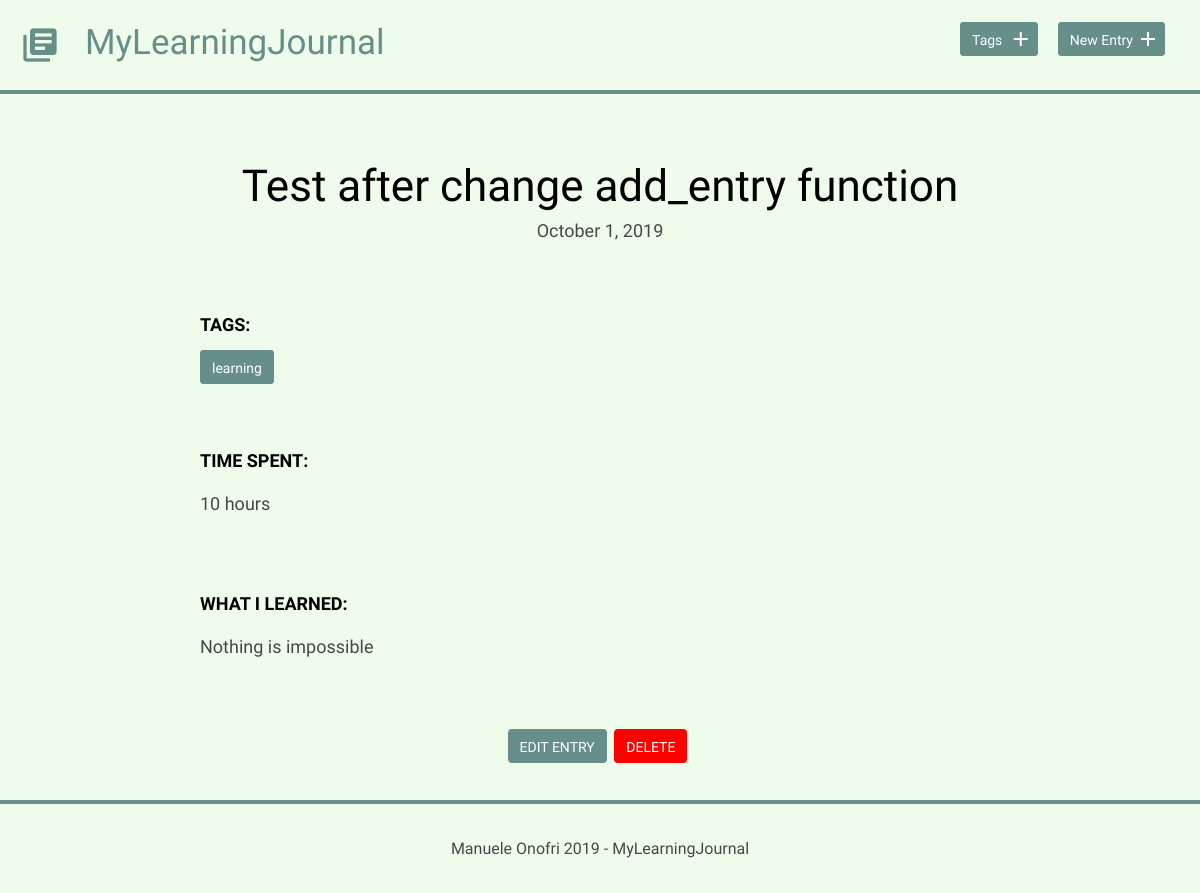
/detail.php?id=8, run on the app's committed database.
### tables this page shows
CREATE TABLE "entries" (
	`id`	INTEGER,
	`title`	TEXT,
	`date`	TEXT,
	`time_spent`	INTEGER,
	`learned`	BLOB,
	`resources`	BLOB,
	PRIMARY KEY(`id`)
);

### inc/functions.php (called while the page is built, shortened)
<?php
function get_entry($entry_id) {
    include('connection.php');
    try {
       $result = $db->prepare('SELECT * FROM entries WHERE id = ?');
       $result->bindValue(1, $entry_id, PDO::PARAM_INT);
       $result->execute();
    } catch (Exception $e) {
       $e->getMessage();
    }
    $entry = $result->fetch();
    return $entry;
}
function get_tags_per_entry($entry_id) {
    include('connection.php');
    try {
        $results = $db->query('SELECT tags.name, tags.id FROM tags JOIN entries_tags
                                ON tags.id = entries_tags.tags_id
                                WHERE entries_tags.entries_id = ?');
        $results->bindValue(1, $entry_id, PDO::PARAM_INT);
        $results->execute();
    } catch (Exception $e) {
       $e->getMessage();
    }
    $tags = $results->fetchAll(PDO::FETCH_ASSOC);
    return $tags;
}

### detail.php (the view, shortened to what this page needs)
<?php
include('inc/functions.php');
if (isset($_GET['id'])) {
    $entry_id = filter_input(INPUT_GET, 'id', FILTER_SANITIZE_NUMBER_INT);
    $entry = get_entry($entry_id);
    $tags = get_tags_per_entry($entry_id);
}
include('inc/header.php');
?>
<div class="entry-list single">
    <article>
        <h1><?php echo $entry['title']; ?></h1>
        <time datetime="<?php echo $entry['date']; ?>">
            <?php echo strftime("%B %e, %G", strtotime($entry['date'])); ?>
        </time>
        <?php
        if (!empty($tags)) {
            echo '<div class="entry">';
            echo "<h3>tags:</h3>";
            echo "<div class='tags-list'>";
            foreach ($tags as $tag) {
                echo "<a href='' class='button button-tag'>" . $tag['name'] . "</a>";
            }
            echo "</div>";
            echo "</div>";
        }
        ?>
        <div class="entry">
            <h3>Time Spent: </h3>
            <p><?php echo $entry['time_spent']; ?></p>
        </div>
        <div class="entry">
            <h3>What I Learned:</h3>
            <p><?php echo $entry['learned']; ?></p>
        </div>
    </article>
</div>
<div class="edit">
    <a class="button" href="edit.php?id=<?php echo $entry['id']; ?>">Edit Entry</a>
    <form method='post' action='detail.php'
          onsubmit="return confirm('Are you sure you want to delete this task?')">
        <input type='submit' class='button button-delete' value='delete' />
    </form>
</div>
<?php include('inc/footer.php'); ?>

### css/site.css (style rules this page uses)
body { font-size: 16px; color: #404a49; font-family: 'Cousine', serif; font-weight: 400; background-color: rgb(240, 252, 235); position: relative; min-height: 100vh; }
.button { padding: 8px 10px 6px 10px; background: #678f89; border: 2px solid #678f89; border-radius: 4px; text-decoration: none; color: #FFF; position: relative; text-align: center; font-size: 14px; }
.button-delete { text-transform: uppercase; background-color: rgb(255, 0, 0); border-color: rgb(255, 0, 0); }
.button-tag { margin-right: 1rem; }
h1, h2, h3 { margin: 0; font-weight: 400; line-height: 1em; color: #000; }
h1 { font-size: 44px; margin-bottom: 12px; }
h3 { font-size: 18px; font-family: 'Work Sans', serif; font-weight: 600; text-transform: uppercase; }
p { line-height: 1.8em; font-size: 18px; }
.entry-list, .edit-entry, .new-entry, .edit-tag { max-width: 800px; margin: 0 auto; padding: 70px 0 150px 0; }
.entry-list article { margin-bottom: 70px; text-align: center; }
.entry-list article:last-child { margin-bottom: 0; }
.entry-list.single { padding-bottom: 25px; }
.entry-list.single time { font-size: 18px; }
.entry { max-width: 800px; margin: 75px auto 0 auto; text-align: left; }
.entry p { margin-bottom: 40px; }
.edit { padding-bottom: 130px; margin: 0 auto; width: 200px; display: flex; justify-content: space-evenly; }
.edit a { font-weight: 400; text-transform: uppercase; font-size: 14px; }
.tags-list { margin-top: 1.5rem; }
input[type=submit] { margin-right: 5px; }

### data on the page
entries: title "Test after change add_entry function", date "October 1, 2019", time_spent "10 hours", learned "Nothing is impossible"

### other printed values
$tag['name'] "learning"
